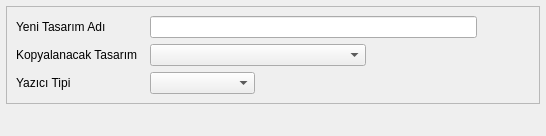
<?xml version="1.0" encoding="UTF-8"?>
<ui version="4.0">
 <class>TASARIM_YENI_TASARIM_BATCH</class>
 <widget class="QDialog" name="TASARIM_YENI_TASARIM_BATCH">
  <property name="geometry">
   <rect>
    <x>0</x>
    <y>0</y>
    <width>546</width>
    <height>131</height>
   </rect>
  </property>
  <property name="sizePolicy">
   <sizepolicy hsizetype="Expanding" vsizetype="Expanding">
    <horstretch>0</horstretch>
    <verstretch>0</verstretch>
   </sizepolicy>
  </property>
  <property name="windowTitle">
   <string>Dialog</string>
  </property>
  <layout class="QGridLayout" name="gridLayout_2" rowstretch="2,1" columnstretch="80,10">
   <property name="margin">
    <number>6</number>
   </property>
   <item row="0" column="0" colspan="2">
    <widget class="QFrame" name="frame">
     <property name="sizePolicy">
      <sizepolicy hsizetype="Expanding" vsizetype="Fixed">
       <horstretch>0</horstretch>
       <verstretch>0</verstretch>
      </sizepolicy>
     </property>
     <property name="frameShape">
      <enum>QFrame::StyledPanel</enum>
     </property>
     <property name="frameShadow">
      <enum>QFrame::Raised</enum>
     </property>
     <layout class="QGridLayout" name="gridLayout" rowstretch="1,1,0" columnstretch="1,10,10,10,5">
      <item row="0" column="0">
       <widget class="QLabel" name="label_2">
        <property name="sizePolicy">
         <sizepolicy hsizetype="Fixed" vsizetype="Fixed">
          <horstretch>0</horstretch>
          <verstretch>0</verstretch>
         </sizepolicy>
        </property>
        <property name="text">
         <string>Yeni Tasarım Adı</string>
        </property>
       </widget>
      </item>
      <item row="0" column="1" colspan="3">
       <widget class="QLineEdit" name="lineEdit_belge_adi"/>
      </item>
      <item row="0" column="4">
       <spacer name="horizontalSpacer_3">
        <property name="orientation">
         <enum>Qt::Horizontal</enum>
        </property>
        <property name="sizeHint" stdset="0">
         <size>
          <width>40</width>
          <height>20</height>
         </size>
        </property>
       </spacer>
      </item>
      <item row="1" column="0">
       <widget class="QLabel" name="label">
        <property name="sizePolicy">
         <sizepolicy hsizetype="Fixed" vsizetype="Fixed">
          <horstretch>0</horstretch>
          <verstretch>0</verstretch>
         </sizepolicy>
        </property>
        <property name="text">
         <string>Kopyalanacak Tasarım  </string>
        </property>
       </widget>
      </item>
      <item row="1" column="1" colspan="2">
       <widget class="QComboBox" name="comboBox_belgeler">
        <property name="sizePolicy">
         <sizepolicy hsizetype="Minimum" vsizetype="Fixed">
          <horstretch>0</horstretch>
          <verstretch>0</verstretch>
         </sizepolicy>
        </property>
       </widget>
      </item>
      <item row="1" column="3">
       <spacer name="horizontalSpacer">
        <property name="orientation">
         <enum>Qt::Horizontal</enum>
        </property>
        <property name="sizeHint" stdset="0">
         <size>
          <width>95</width>
          <height>20</height>
         </size>
        </property>
       </spacer>
      </item>
      <item row="1" column="4">
       <spacer name="horizontalSpacer_4">
        <property name="orientation">
         <enum>Qt::Horizontal</enum>
        </property>
        <property name="sizeHint" stdset="0">
         <size>
          <width>40</width>
          <height>20</height>
         </size>
        </property>
       </spacer>
      </item>
      <item row="2" column="0">
       <widget class="QLabel" name="label_yazici_tipi">
        <property name="sizePolicy">
         <sizepolicy hsizetype="Fixed" vsizetype="Fixed">
          <horstretch>0</horstretch>
          <verstretch>0</verstretch>
         </sizepolicy>
        </property>
        <property name="text">
         <string>Yazıcı Tipi</string>
        </property>
       </widget>
      </item>
      <item row="2" column="1">
       <widget class="QComboBox" name="comboBox_yazici_tipi"/>
      </item>
      <item row="2" column="2">
       <spacer name="horizontalSpacer_5">
        <property name="orientation">
         <enum>Qt::Horizontal</enum>
        </property>
        <property name="sizeHint" stdset="0">
         <size>
          <width>40</width>
          <height>20</height>
         </size>
        </property>
       </spacer>
      </item>
     </layout>
    </widget>
   </item>
   <item row="1" column="0">
    <spacer name="horizontalSpacer_2">
     <property name="orientation">
      <enum>Qt::Horizontal</enum>
     </property>
     <property name="sizeHint" stdset="0">
      <size>
       <width>395</width>
       <height>20</height>
      </size>
     </property>
    </spacer>
   </item>
   <item row="1" column="1">
    <widget class="QWidget" name="widget_batch_buttons" native="true"/>
   </item>
  </layout>
 </widget>
 <resources/>
 <connections/>
</ui>
